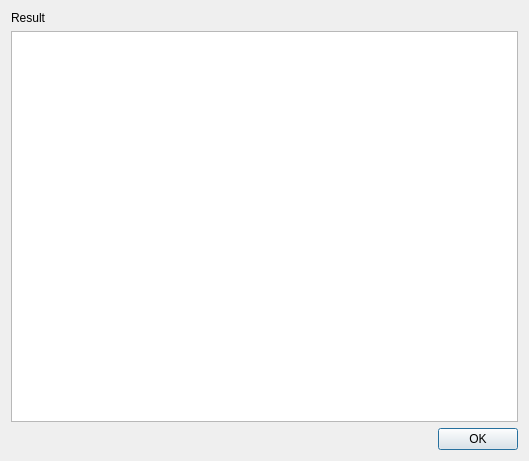
<?xml version="1.0" encoding="UTF-8"?>
<ui version="4.0">
 <class>split_Dialog</class>
 <widget class="QDialog" name="split_Dialog">
  <property name="geometry">
   <rect>
    <x>0</x>
    <y>0</y>
    <width>529</width>
    <height>461</height>
   </rect>
  </property>
  <property name="windowTitle">
   <string>Split Text</string>
  </property>
  <layout class="QVBoxLayout" name="verticalLayout">
   <item>
    <widget class="QLabel" name="label_3">
     <property name="text">
      <string>Result</string>
     </property>
    </widget>
   </item>
   <item>
    <widget class="QTextEdit" name="split_result"/>
   </item>
   <item>
    <widget class="QDialogButtonBox" name="buttonBox">
     <property name="orientation">
      <enum>Qt::Horizontal</enum>
     </property>
     <property name="standardButtons">
      <set>QDialogButtonBox::Ok</set>
     </property>
    </widget>
   </item>
  </layout>
 </widget>
 <resources/>
 <connections>
  <connection>
   <sender>buttonBox</sender>
   <signal>accepted()</signal>
   <receiver>split_Dialog</receiver>
   <slot>accept()</slot>
   <hints>
    <hint type="sourcelabel">
     <x>248</x>
     <y>254</y>
    </hint>
    <hint type="destinationlabel">
     <x>157</x>
     <y>274</y>
    </hint>
   </hints>
  </connection>
  <connection>
   <sender>buttonBox</sender>
   <signal>rejected()</signal>
   <receiver>split_Dialog</receiver>
   <slot>reject()</slot>
   <hints>
    <hint type="sourcelabel">
     <x>316</x>
     <y>260</y>
    </hint>
    <hint type="destinationlabel">
     <x>286</x>
     <y>274</y>
    </hint>
   </hints>
  </connection>
 </connections>
</ui>
